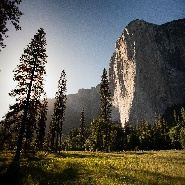
#> input picture compressed_color/1.jpg, 185 x 185 px, found by its file name
$ jupyter execute cotw-9-sol-yashppawar.ipynb
#> lines starting #> are read from the running program, lines starting #| are printed output that depends on the picture
# COTW-9 Solution by [Yash Pawar](https://github.com/yashppawar/) 🎉🎉🎉🎉🎉🎉🎉🎉🎉🎉
[](https://aistudent.community/single_event/80)

## [COTW-9](https://aistudent.community/single_event/80) by [AISC](https://aistudent.community/)

## [Solution Repo](https://github.com/yashppawar/COTW-9)
### [video link](https://drive.google.com/file/d/1vugxH4SfEIpIFEUUO1CisrizK-3tF1ut/view?usp=sharing)

**About the challenge:**

Clicking pictures through smartphones can be fun and give us a good nostalgic trip at times, but it all comes at a cost. Storage Space! Do you think you can use your python skills to make sure you have all the photos but at a reduced size so it's not taking up a lot of your storage? If you can, this challenge is for you!

**Challenge:**

- Use OpenCV Package to compress the size of at least 50 pictures in a folder in your desktop, and make each picture less than 100 KiloBytes in size. You can use any images to complete this challenge.

## Approach
- calculate the size of the image
- Resize the Image in a way that it is under 100 KiloBytes
- Save the image
- Repeat the above steps for every image in the [images](./images) folder using batch processing.

### Let's start with the code

[cell 1]
# Standard imports
import cv2
import os
import numpy as np
import matplotlib.pyplot as plt  # for displaying the image

## calculating the size of image
each value from 0-255 takes 1 byte

each pixel is 3 values (RGB), so each pixel in a coloured image is 3 bytes

each pixel in a monochrome image will be 1 byte

so the size of image = $length * bredth * channels * 1byte$

[cell 2]
# funciton to get the size of image in Bytes
def get_size(image:np.ndarray) -> int:
    """Returns the size of image in bytes"""
    return image.size  # the size of the image is the same as the number of elements

## Let's find the dimensions which will make the image under 100 KB (considering an image is in a square form)

100KB = $100 * 1024 = 102400$  `# calculating the size of 100KB in Bytes`

if the image is color image:

$dimensions^2*3 = 102400$  `# side*side*channels

$=> dimensions^2 = \frac{102400}{3}$

$=> dimensions = \sqrt{34133.\bar3} = \sqrt{34134}$

$=> dimensions = approx. 184.75 = approx. 185$

`# So, a square image of dimensions $185*185*3$ will be under 100KB`

if the image is not a color image:

$dimensions^2 = 102400$  `# No channels for monochrome images`

$=> dimensions = \sqrt{102400}$

$=> dimensions = 320$

`# So, a square image of dimensions $320 * 320$ will be under 100KB`

[cell 3]
# making a function which will do the reshaping
def compress_image(image:np.ndarray, color:bool=True, color_type:str='BGR') -> np.ndarray:
    '''
    Compresses the given image (makes it's size below 100KB) and returns the new image.
    @param
    image:ndarray --> the image to be converted
    color:bool --> if the returned image should be in color or monochrome, default True
    color_type:str --> 'BGR' or 'RGB' default 'BGR' used to convert the image color
    '''
    image = image.copy()  # make a copy of image

    if get_size(image) < 102400: # guard, if the image is already small in size, do not compress it
        return image

    if image.ndim == 3 and color:
        return cv2.resize(image, dsize=(185, 185)) # resize to 185x185 square
    elif image.ndim == 3:
        image = cv2.cvtColor(image, cv2.COLOR_BGR2GRAY if color_type.lower().strip() == 'bgr' else cv2.COLOR_RGB2GRAY)  # if the color is to be converted, converting the color

    return cv2.resize(image, dsize=(320, 320)) # return the converted image, of size (320x320)

[cell 4]
image_trial = cv2.imread('./images/1.jpg')
#> image_trial is the input picture: shape (185, 185, 3); mean B, G, R 82.1, 90.5, 92.1
plt.imshow(image_trial);  # display the image

[cell 5]
get_size(image_trial) / 1024  # displaying the size in KB
#> Out = 100.3

[cell 6]
# the size is too much, let's compress it
image_trial_compressed = compress_image(image_trial) # compress with keeping the color
print(f"size: {get_size(image_trial_compressed)/1024}KB")
#| size: 100.2685546875KB
plt.imshow(image_trial_compressed);

[cell 7]
# the size is just over 100KB, while saving the image the size again gets compressed so it will be under 100 KB
# let's now try making it monochrome
image_trial_compressed = compress_image(image_trial, color=False) # compress with keeping the color
#> call 2 of compress_image, with color = False, color_type = 'BGR'
#> in compress_image (call 2), `image = cv2.cvtColor(image, cv2.COLOR_BGR2GRAY if color_type.lower().s..`:
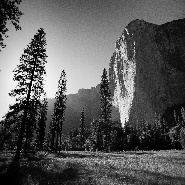
#> image: shape (185, 185); min 0, max 248, mean 90
#> in compress_image (call 2), `return cv2.resize(image, dsize=(320, 320))`:
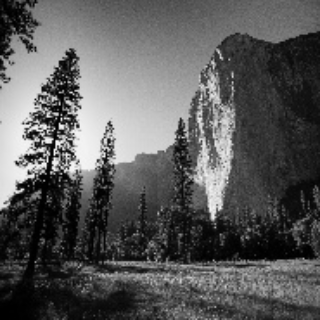
#> returned value: shape (320, 320); min 0, max 246, mean 89.9
print(f"size: {get_size(image_trial_compressed)/1024}KB")
#| size: 100.0KB
plt.imshow(image_trial_compressed, cmap='gray');

## This is working fine, lets batch process it

[cell 8]
new_dir = './compressed_color' # the directory where the images should be stored
try:
    os.mkdir(new_dir)  # make the new dir
except:
    pass

print('Compressing')
for image in os.listdir('./images'):
    img = cv2.imread(f'./images/{image}')
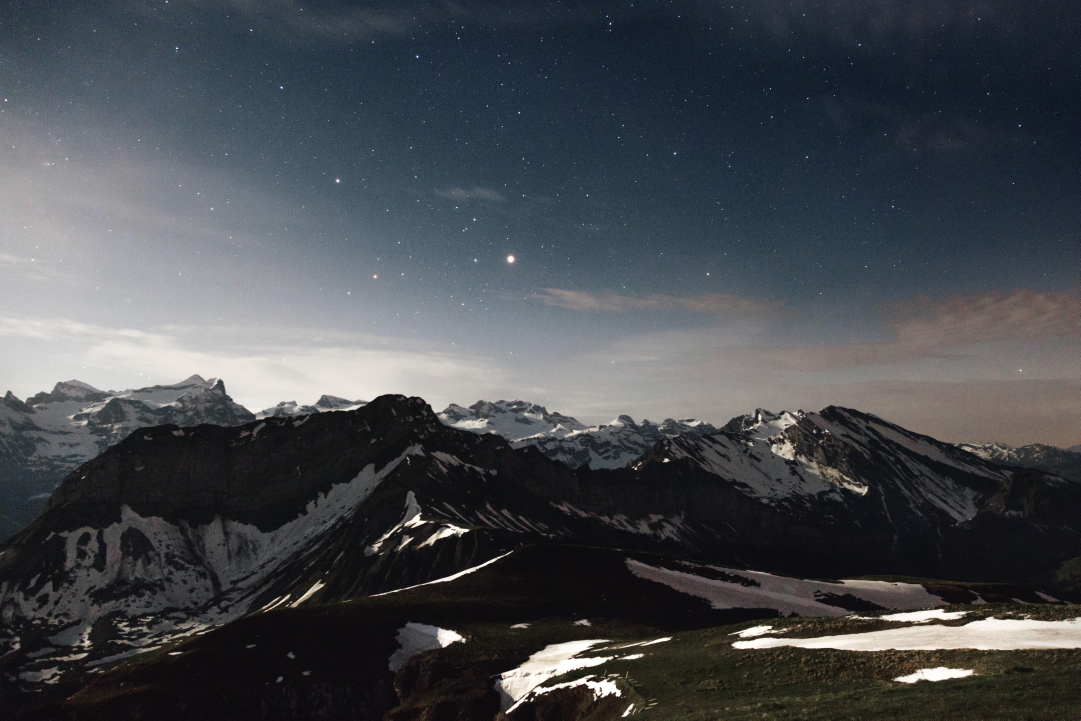
#> input picture images/11.jpg, 5401 x 3601 px (shown at 1/5 size)
#> img is the input picture: shape (3601, 5401, 3); mean B, G, R 77.9, 73.2, 69.8

    compressed_image = compress_image(img) # compress the image
#> call 3 of compress_image, with color = True, color_type = 'BGR'
#> in compress_image (call 3), `return cv2.resize(image, dsize=(185, 185))`:
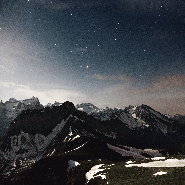
#> returned value: shape (185, 185, 3); mean of channels 0, 1, 2 77.8, 73.1, 69.7; drawn as B, G, R
    cv2.imwrite(f'{new_dir}/{image}', compressed_image)  # save the image
#> pass 2 of the loop `for image in os.listdir('./images'):`:
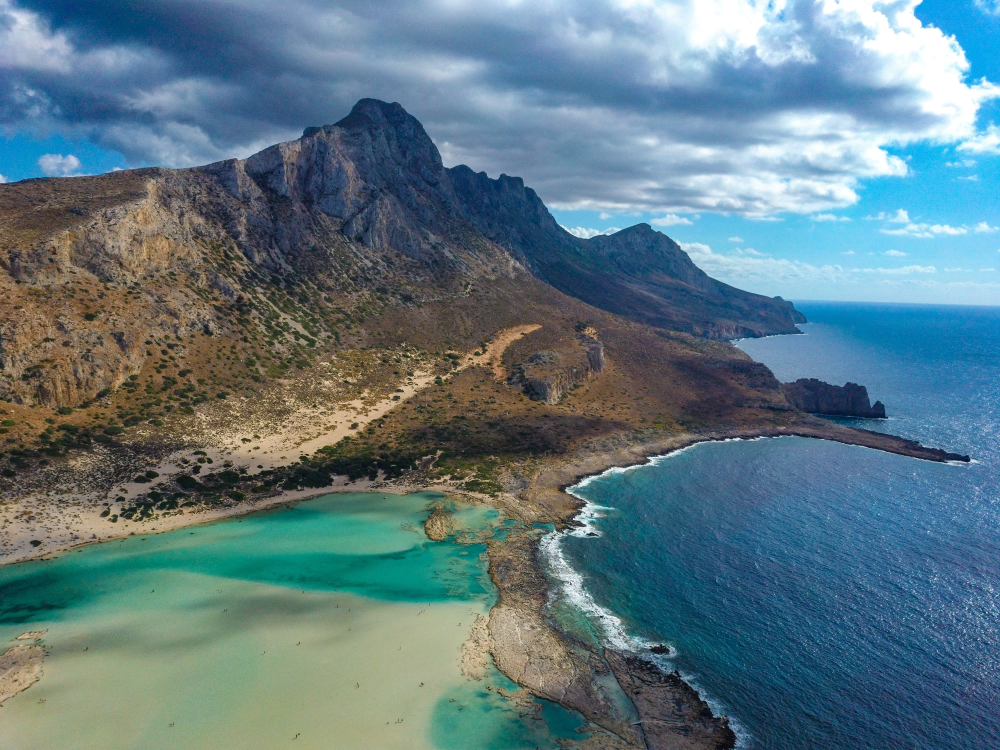
#> input picture images/12.jpg, 4000 x 3000 px (shown at 1/4 size)
#> img is the input picture: shape (3000, 4000, 3); mean B, G, R 130.5, 120.8, 93.9
#> in compress_image (call 4), `return cv2.resize(image, dsize=(185, 185))`:
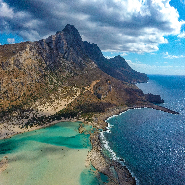
#> returned value: shape (185, 185, 3); mean of channels 0, 1, 2 130.4, 120.6, 93.7; drawn as B, G, R
#> pass 3 of the loop `for image in os.listdir('./images'):`:
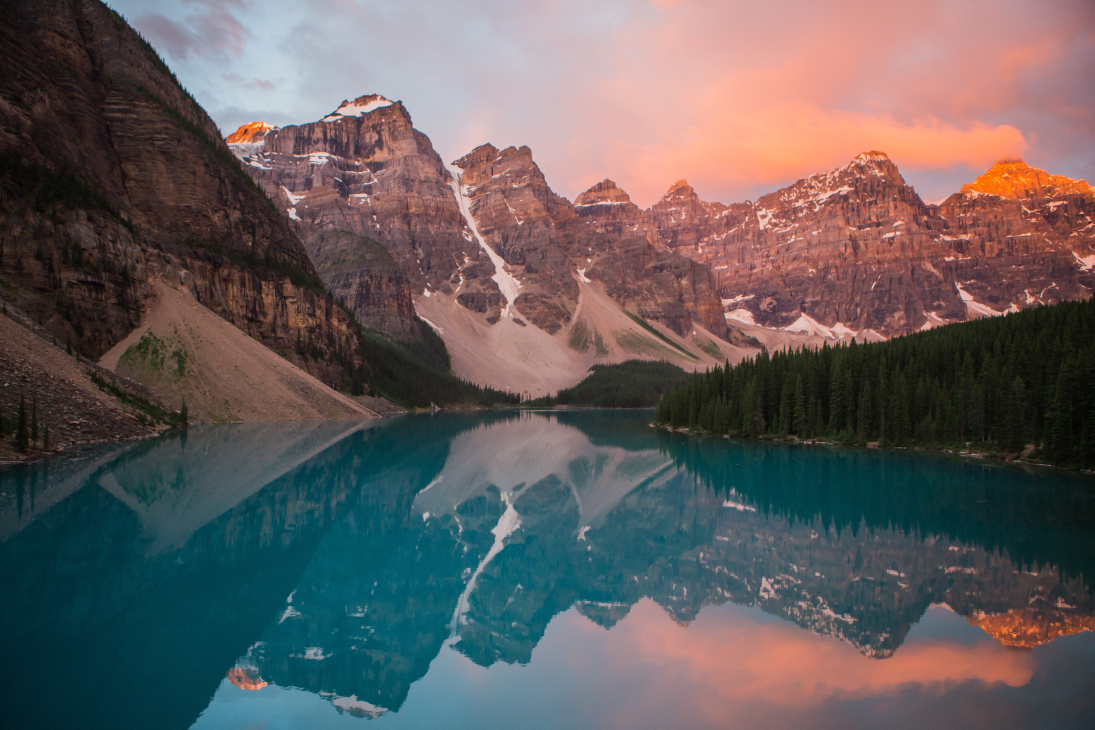
#> input picture images/13.jpg, 5472 x 3648 px (shown at 1/5 size)
#> img is the input picture: shape (3648, 5472, 3); mean B, G, R 93.6, 93.1, 100
#> in compress_image (call 5), `return cv2.resize(image, dsize=(185, 185))`:
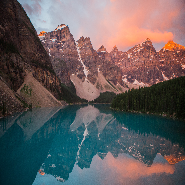
#> returned value: shape (185, 185, 3); mean of channels 0, 1, 2 93.5, 93, 100; drawn as B, G, R
#| size: 100.2685546875KB

print('Done!')

## This is good, but we are changing the aspect ratio, let's make a compressor funciton which will preserve the ratio.
### Approach:
$ratio = \frac{width}{height} = 1:\frac{height}{width} = 1:x$  (x =  $ \frac{height}{width}$)

let the side_dimentions be d

$1.d * x.d = 102400$   `# d and xd are width and height respectively`

$x.d^2 = 102400$

$d^2 = \frac{102400}{x}$

$d = \sqrt{\frac{102400}{x}}$

[cell 9]
# helping function for the compressor function
def get_dimensions(height:int, width:int, color:bool=True) -> tuple:
    """
    Takes height and width as input and scales them in a way that the new dimensions will be in the same ratio.
    @params
    height --> height of the image
    width --> width of the image
    color --> if the image should be in color or monochrome, default color (True)
    """
#> called with height = 185, width = 185, color = True
    ratio = height/width
#> ratio = 1
    dim_squared = (102400/ratio)
#> dim_squared = 102400

    if color: dim_squared /= 3  # if the image should be color, divide the dim_squared by 3
#> dim_squared = 34133.3

    dim = np.sqrt(dim_squared)
#> dim = 184.8

    return round(dim*ratio), round(dim) # return height and width

[cell 10]
def compress_preserve_ratio(image:np.ndarray, color:bool=True, color_type:str='BGR') -> np.ndarray:
    """
    Takes image array as input and compresses it but keeping the aspect ratio
    @params
    image:ndarray --> image on which compression is to be performed
    color:bool --> if the image should be in color or monochrome, default color (True)
    color_type:str --> 'BGR' or 'RGB'
    """
    image = image.copy()

    if get_size(image) < 102400: return image  # guard to not compressed already small image

    if image.ndim == 3 and color:
        height, width = get_dimensions(image.shape[0], image.shape[1])
#> height = 185; width = 185
        return cv2.resize(image, dsize=(width, height)) # resize according to calculated height and width

    elif image.ndim == 3:
        image = cv2.cvtColor(image, cv2.COLOR_BGR2GRAY if color_type.lower().strip() == 'bgr' else cv2.COLOR_RGB2GRAY)  # convert the color

    height, width = get_dimensions(image.shape[0], image.shape[1], False)
    return cv2.resize(image, dsize=(width, height)) # return the converted image

[cell 11]
# testing the above functions
print(f"size: {get_size(image_trial)/1024}KB")
plt.imshow(image_trial, cmap='gray');

[cell 12]
# let's compress using the funciton
image_trial_compressed = compress_preserve_ratio(image_trial)

print(f"size: {get_size(image_trial_compressed)/1024}KB")
#| size: 100.2685546875KB
plt.imshow(image_trial_compressed, cmap='gray');

### yay! 🥳 the image is now under 100KB and the ratio is also preserved
## Now let's batch process it

[cell 13]
new_dir = './demo_compression'  # the directory whre the image is to be stored

try:
    os.mkdir(new_dir)  # make the new dir
except:
    pass

print('Compressing...')
for image in os.listdir('./images'):
    print(f"processing {image}")

    img = cv2.imread(f'./images/{image}')  # read the image

    compressed_image = compress_preserve_ratio(img)  # compress the image
#> call 2 of compress_preserve_ratio, with color = True, color_type = 'BGR'
#> in compress_preserve_ratio (call 2), `return cv2.resize(image, dsize=(width, height))`:
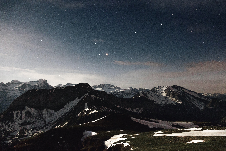
#> returned value: shape (151, 226, 3); mean of channels 0, 1, 2 77.8, 73.1, 69.6; drawn as B, G, R

    cv2.imwrite(f'{new_dir}/{image}', compressed_image)  # save the image
#> pass 2 of the loop `for image in os.listdir('./images'):`:
#> in compress_preserve_ratio (call 3), `return cv2.resize(image, dsize=(width, height))`:
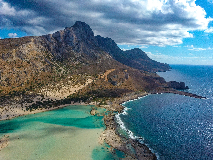
#> returned value: shape (160, 213, 3); mean of channels 0, 1, 2 130.5, 120.8, 93.8; drawn as B, G, R
#> pass 3 of the loop `for image in os.listdir('./images'):`:
#> in compress_preserve_ratio (call 4), `return cv2.resize(image, dsize=(width, height))`:
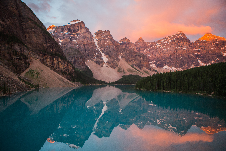
#> returned value: shape (151, 226, 3); mean of channels 0, 1, 2 93.5, 93, 99.9; drawn as B, G, R
